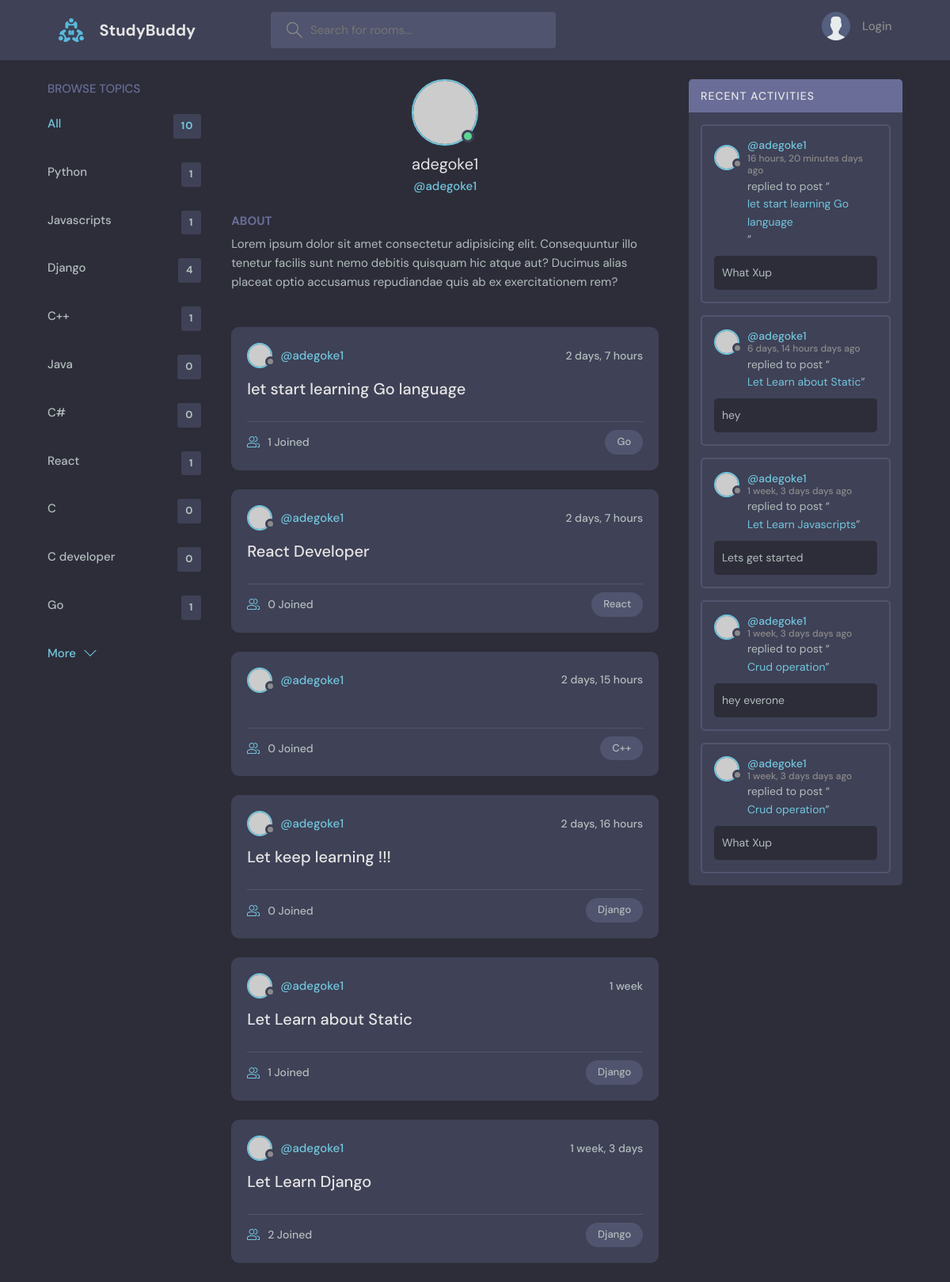
Page /profile/1/ on the committed database.
### naski/models.py (models this page shows, shortened)
class Topic(models.Model):
    topic=models.CharField(max_length=200)
    def __str__(self):
        return self.topic

class Room(models.Model):
    host=models.ForeignKey(User, on_delete=models.SET_NULL, null=True)
    topic=models.ForeignKey(Topic, on_delete=models.SET_NULL, null=True)
    name=models.CharField(max_length=200)
    description=models.TextField(null=True, blank=True)
    participants=models.ManyToManyField(User, related_name='participants', blank=True)
    updated=models.DateTimeField(auto_now_add=True)
    created=models.DateTimeField(auto_now=True)
    class Meta:
        ordering=['-created', '-updated']
    def __str__(self):
        return self.name

class Message(models.Model):
    user=models.ForeignKey(User, on_delete=models.CASCADE)
    room=models.ForeignKey(Room, on_delete=models.CASCADE)
    body=models.TextField()
    updated=models.DateTimeField(auto_now_add=True)
    created=models.DateTimeField(auto_now=True)
    class Meta:
        ordering=['-created', '-updated']

### naski/views.py (the view)
# urls.py: path('profile/<str:pk>/', views.userProfile, name='profile'),
def userProfile(request, pk):
    user=User.objects.get(id=pk)
    rooms=user.room_set.all()
    room_messages=user.message_set.all()
    topics=Topic.objects.all()
    context={'user': user, 'rooms': rooms, 'room_messages': room_messages, 'topics': topics}
    return render(request, 'naski/profile.html', context)

### naski/templates/naski/profile.html (shortened to what this page needs)
{% extends 'main.html' %}
{% block content %}
<main class="profile-page layout layout--3">
  <div class="container">
    {% include 'naski/topic_component.html' %}
    <div class="roomList">
      <div class="profile">
        <div class="profile__avatar">
          <div class="avatar avatar--large active">
            <img src="https://randomuser.me/api/portraits/men/11.jpg" />
          </div>
        </div>
        <div class="profile__info">
          <h3>{{user.username}}</h3>
          <p>@{{user.username}}</p>
        </div>
        <div class="profile__about">
          <h3>About</h3>
          <p>
            Lorem ipsum dolor sit amet consectetur adipisicing elit. Consequuntur illo tenetur
            facilis sunt nemo debitis quisquam hic atque aut? Ducimus alias placeat optio
            accusamus repudiandae quis ab ex exercitationem rem?
          </p>
        </div>
      </div>
      {% include 'naski/feed_component.html' %}
    </div>
    {% include 'naski/activity_component.html' %}
  </div>
</main>
{% endblock content %}

### templates/main.html (shortened to what this page needs)
<!DOCTYPE html>
{% load static %}
<html lang="en">
  <head>
    <link rel="stylesheet" href="{% static 'styles/style.css' %}" />
  </head>
  <body>
    {% include 'navbar.html' %}
    {% block content %}
    {% endblock content %}
</body>
</html>

### templates/navbar.html (shortened to what this page needs)
{% load static  %}
<header class="header header--loggedIn">
    <div class="container">
      <a href="{% url 'home' %}" class="header__logo">
        <img src="{% static 'images/logo.svg' %}" />
        <h1>StudyBuddy</h1>
      </a>
      <form class="header__search" method='GET' action="{% url 'home' %}">
        <label>
          <input placeholder="Search for rooms..."  name="q"/>
        </label>
      </form>
      <nav class="header__menu">
        {% if request.user.is_authenticated %}
        <div class="header__user">
          <a href="{% url 'profile' user.id %}">
            <div class="avatar avatar--medium active">
              <img src="https://randomuser.me/api/portraits/men/37.jpg" />
            </div>
            <p>{{request.user.username|capfirst}} <span>@{{request.user.username|capfirst}}</span></p>
          </a>
          <button class="dropdown-button">
            <svg version="1.1" xmlns="http://www.w3.org/2000/svg" width="32" height="32" viewBox="0 0 32 32">
              <title>chevron-down</title>
              <path d="M16 21l-13-13h-3l16 16 16-16h-3l-13 13z"></path>
            </svg>
          </button>
        </div>
        {% else %}
        <a href="{% url 'login' %}">
          <img src="{% static 'images/avatar.svg' %}" />
          <p>Login</p>
        </a>
        {% endif %}
      </nav>
    </div>
  </header>

### naski/templates/naski/topic_component.html (shortened to what this page needs)
<div class="topics">
  <div class="topics__header">
    <h2>Browse Topics</h2>
  </div>
  <ul class="topics__list">
    <li>
      <a href="{% url 'home' %}" class="active">All <span>{{topics.count}}</span></a>
    </li>
    {% for topic in topics %}
    <li>
      <a href="{% url 'home' %}?q={{topic.topic}}">{{topic.topic}}<span>{{topic.room_set.all.count}}</span></a>
    </li>
    {% endfor %}
  </ul>
  <a class="btn btn--link" href="{% url 'topics' %}">
    More
    <svg version="1.1" xmlns="http://www.w3.org/2000/svg" width="32" height="32" viewBox="0 0 32 32">
      <title>chevron-down</title>
      <path d="M16 21l-13-13h-3l16 16 16-16h-3l-13 13z"></path>
    </svg>
  </a>
</div>

### naski/templates/naski/feed_component.html (shortened to what this page needs)
{% for room in rooms %}
<div class="roomListRoom">
  <div class="roomListRoom__header">
    <a href="{% url 'profile' room.host.id %}" class="roomListRoom__author">
      <div class="avatar avatar--small">
        <img src="https://randomuser.me/api/portraits/women/11.jpg" />
      </div>
      <span>@{{room.host.username}}</span>
    </a>
    <div class="roomListRoom__actions">
      <span> {{room.created|timesince}}</span>
    </div>
  </div>
  <div class="roomListRoom__content">
    <a href="{% url 'room' room.id %}">{{room.name}}</a>
  </div>
  <div class="roomListRoom__meta">
    <a href="{% url 'room' room.id %}" class="roomListRoom__joined">
      {{room.participants.count}} Joined
    </a>
    <p class="roomListRoom__topic">{{room.topic}}</p>
  </div>
</div>
{% endfor %}

### naski/templates/naski/activity_component.html (shortened to what this page needs)
<div class="activities">
  <div class="activities__header">
    <h2>Recent Activities</h2>
  </div>
  {% for message in room_messages %}
  <div class="activities__box">
    <div class="activities__boxHeader roomListRoom__header">
      <a href="{% url 'profile' message.user.id %}" class="roomListRoom__author">
        <div class="avatar avatar--small">
          <img src="https://randomuser.me/api/portraits/women/11.jpg" />
        </div>
        <p>
          @{{message.user}}
          <span>{{message.created|timesince}} days ago</span>
        </p>
      </a>
    </div>
    <div class="activities__boxContent">
      <p>replied to post “<a href="{% url 'room' message.room.id %}">{{message.room}}</a>”</p>
      <div class="activities__boxRoomContent">
        {{message.body}}
      </div>
    </div>
  </div>
  {% endfor %}
</div>

### rows in the picture
Topic: topic "Python", room_set.all.count "1"
Topic: topic "Javascripts", room_set.all.count "1"
Topic: topic "Django", room_set.all.count "4"
Topic: topic "C++", room_set.all.count "1"
Topic: topic "Java", room_set.all.count "0"
Topic: topic "C#", room_set.all.count "0"
Topic: topic "React", room_set.all.count "1"
Topic: topic "C", room_set.all.count "0"
Topic: topic "C developer", room_set.all.count "0"
Topic: topic "Go", room_set.all.count "1"
Room: host.username "adegoke1", created "2 days, 7 hours", name "let start learning Go language", participants.count "1", topic "Go"
Room: host.username "adegoke1", created "2 days, 7 hours", name "React Developer", participants.count "0", topic "React"
Room: host.username "adegoke1", created "2 days, 15 hours", participants.count "0", topic "C++"
Room: host.username "adegoke1", created "2 days, 16 hours", name "Let keep learning !!!", participants.count "0", topic "Django"
Room: host.username "adegoke1", created "1 week", name "Let Learn about Static", participants.count "1", topic "Django"
Room: host.username "adegoke1", created "1 week, 3 days", name "Let Learn Django", participants.count "2", topic "Django"
Message: user "adegoke1", created "16 hours, 20 minutes", room "let start learning Go language", body "What Xup"
Message: user "adegoke1", created "6 days, 14 hours", room "Let Learn about Static", body "hey"
Message: user "adegoke1", created "1 week, 3 days", room "Let Learn Javascripts", body "Lets get started"
Message: user "adegoke1", created "1 week, 3 days", room "Crud operation", body "hey everone"
Message: user "adegoke1", created "1 week, 3 days", room "Crud operation", body "What Xup"

### other values in the picture
{{ topics.count }} "10"
{{ user.username }} "adegoke1"
